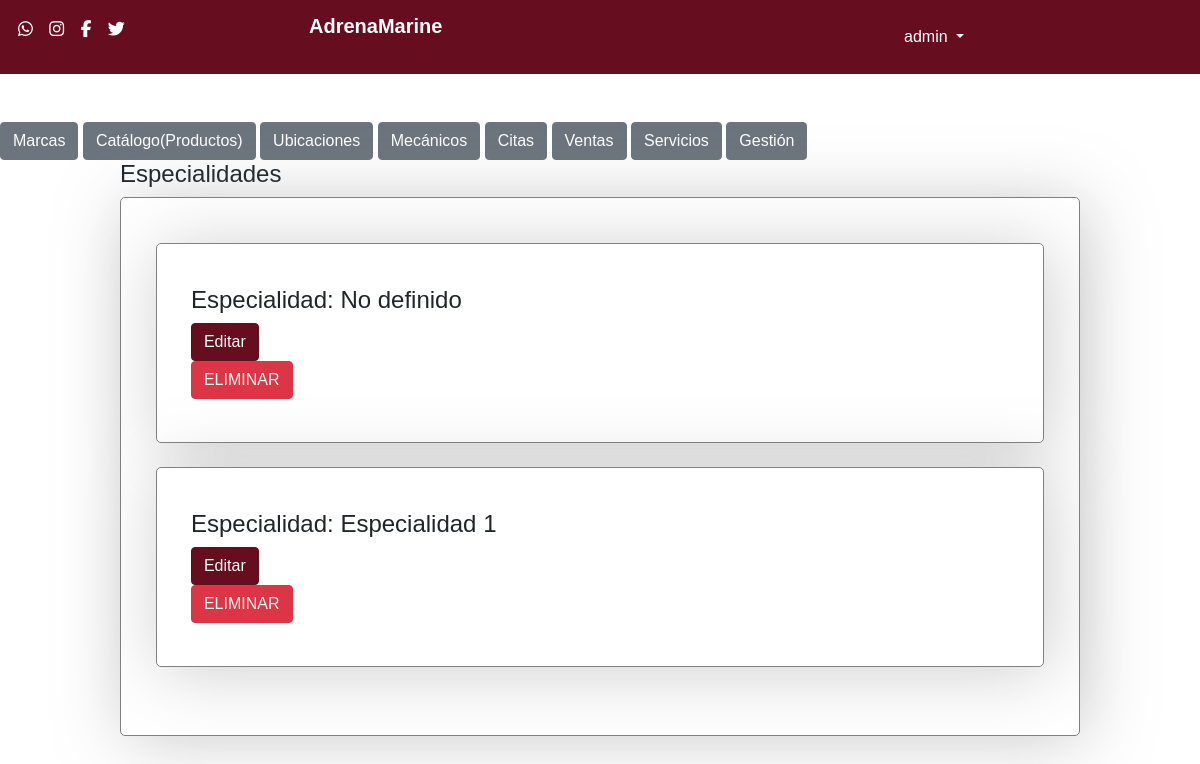
Screenshot of /main/admin/special.php (signed in) with the database file from the repository.
### tables this page shows
CREATE TABLE `users` (
  `id` int(11) NOT NULL,
  `name` text NOT NULL,
  `mail` text NOT NULL,
  `password` text NOT NULL,
  `document` int(12) NOT NULL,
  `id_roles` int(11) NOT NULL,
  `id_documents` int(11) NOT NULL,
  `id_status` int(11) NOT NULL,
  `date` timestamp NOT NULL DEFAULT current_timestamp() ON UPDATE current_timestamp()
);

CREATE TABLE `special` (
  `id` int(11) NOT NULL,
  `special` text NOT NULL,
  `date` timestamp NOT NULL DEFAULT current_timestamp() ON UPDATE current_timestamp()
);

### php/class/user.php (called while the page is built, shortened)
<?php
class user{
    public $mail;
    public $password;
    public function __construct($name,$doc,$t_doc,$mail,$password,$rol,$id_user) {
        $this->mail = $mail;
        $this->password = $password;
    }
    public function authenticateA(){
        $sql = "SELECT * FROM users WHERE mail = '$this->mail' AND password = '$this->password' AND id_roles = '2'";
        return $sql;
    }
}
?>

### php/class/special.php (called while the page is built, shortened)
<?php
class special{
public function show() {
    $sql = "SELECT * FROM special";
    return $sql;
}
}
?>

### main/admin/special.php (the view, shortened to what this page needs)
<?php
    include '../../php/conexion.php';
    include '../../php/class/user.php';
    include '../../php/class/special.php';
    $user = new user(
        0,
        0,
        0,
        $_SESSION['email'],
        $_SESSION['password'],
        0,
        0
    );
    $sql = $user->authenticateA();
    $query = mysqli_query($cone,$sql) ;
    $result = mysqli_fetch_assoc($query);
?>
<!DOCTYPE html>
<html lang="es">
<head>
  <link href="https://cdn.jsdelivr.net/npm/bootstrap@5.0.0/dist/css/bootstrap.min.css" rel="stylesheet" >
    <link rel="stylesheet" href="../../styles/styless.css">
</head>
<body>
<header class="d-flex w-100">
    <div class="text-white w-25 icons">
        <a onclick=""><i class="fa-brands fa-whatsapp"></i></a>
        <a onclick=""><i class="fa-brands fa-instagram"></i></a>
        <a onclick=""><i class="fa-brands fa-facebook-f"></i></a>
        <a onclick=""><i class="fa-brands fa-twitter"></i></a>
    </div>
    <div class="w-50">
        <h1>AdrenaMarine</h1>
    </div>
                <div class="dropdown">
        <button class="btn btn-primary dropdown-toggle" type="button" id="dropdownMenuButton1" data-bs-toggle="dropdown" aria-expanded="false">
        <?php echo $result['name'] ?>
        </button>
        </div>
</header>
<main>
        <a href="./brand.php"><button class="btn btn-secondary">Marcas</button></a>
        <a href="./index.php"><button class="btn btn-secondary">Catálogo(Productos)</button></a>
        <a href="./locations.php"><button class="btn btn-secondary">Ubicaciones</button></a>
        <a href="./mech.php"><button class="btn btn-secondary">Mecánicos</button></a>
        <a href="./meeting.php"><button class="btn btn-secondary">Citas</button></a>
        <a href="./sales.php"><button class="btn btn-secondary">Ventas</button></a>
        <a href="./service.php"><button class="btn btn-secondary">Servicios</button></a>
        <a href="./001.php"><button class="btn btn-secondary">Gestión</button></a>
    <section class="Catalog">
    <h4>Especialidades</h4>
    <div class="card text-start">
        <div class="card-body">
    <?php
            $special = new special(0,0);
            $sql = $special->show();
        $query= mysqli_query($cone ,$sql);
        if (mysqli_num_rows ($query) > 0)  {
        while ($result = mysqli_fetch_assoc($query)){
    ?>
        <form action="./edit/special.php" method="post">
        <div class="card text-start">
        <div class="card-body">
            <h4 class="card-title"><?php echo "Especialidad: ".$result['special'] ?></h4>
            <input type="submit" button class="btn btn-primary text-light" value="Editar">
        </form>
        <form action="../../php/admin/delete/special.php" method="post">
        <input type="submit" button class="btn btn-danger text-light" value="ELIMINAR">
        </form>
        </div>
    </div>
    <?php
    }}else{
        echo '<p class="">No hay especialidades registradas</p>';
    }
    ?>
    </section>
  </main>
  <br><br>
</body>
</html>

### styles/styless.css (style rules this page uses)
* { box-sizing: border-box; padding: 0; margin: 0; font-family:'Franklin Gothic Medium', 'Arial Narrow', Arial, sans-serif; }
header { background-color: #660D1F; padding: 1.5%; display: flex; margin-bottom: 6vh; }
a { color: white; }
h1 { margin: 0 !important; line-height: 0.8; }
.icons i { font-size: 17px; margin-right: 1vw; color: white; }
header h1 { color: white; font-size: 20px; font-weight: bold; }
.card { border: 1px solid grey; border-radius: 5px; box-shadow: 5px 5px 70px #80808063; padding: 3% 2%; }
.Catalog { width: 80vw; margin: 0 auto; }
header div h1 { text-align: left; }
.btn-primary { background: #660D1F; border-color: #660D1F; }

### rows the page displays
users: name "admin"
special: special "No definido"
special: special "Especialidad 1"
